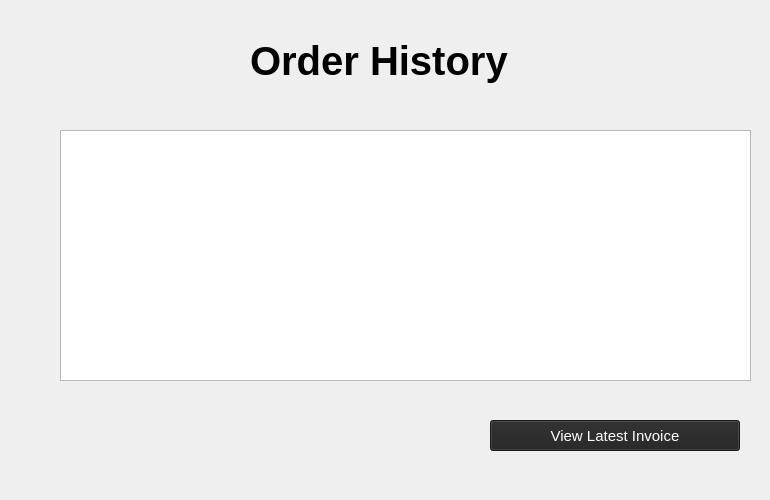
        <widget class="QWidget" name="page_3">
         <widget class="QWidget" name="OrderHistoryWidget" native="true">
          <property name="geometry">
           <rect>
            <x>50</x>
            <y>30</y>
            <width>711</width>
            <height>461</height>
           </rect>
          </property>
          <property name="styleSheet">
           <string notr="true"/>
          </property>
          <widget class="QLabel" name="label_2">
           <property name="geometry">
            <rect>
             <x>200</x>
             <y>0</y>
             <width>311</width>
             <height>61</height>
            </rect>
           </property>
           <property name="font">
            <font>
             <pointsize>30</pointsize>
             <weight>75</weight>
             <bold>true</bold>
            </font>
           </property>
           <property name="styleSheet">
            <string notr="true">background-color: transparent;
border: none;</string>
           </property>
           <property name="text">
            <string>Order History</string>
           </property>
          </widget>
          <widget class="QTableView" name="OrderHistoryView">
           <property name="geometry">
            <rect>
             <x>10</x>
             <y>100</y>
             <width>691</width>
             <height>251</height>
            </rect>
           </property>
           <property name="styleSheet">
            <string notr="true">
QTableView{
	background-color: rgb(238, 238, 236);
}

QHeaderView{
	background-color: rgb(255, 255, 255);
}

border: none;</string>
           </property>
          </widget>
          <widget class="QPushButton" name="BookButton_3">
           <property name="geometry">
            <rect>
             <x>440</x>
             <y>390</y>
             <width>250</width>
             <height>31</height>
            </rect>
           </property>
           <property name="minimumSize">
            <size>
             <width>250</width>
             <height>0</height>
            </size>
           </property>
           <property name="font">
            <font>
             <pointsize>11</pointsize>
            </font>
           </property>
           <property name="styleSheet">
            <string notr="true">background-color: rgba(35, 35, 35);
color: rgb(255, 255, 255);</string>
           </property>
           <property name="text">
            <string>View Latest Invoice</string>
           </property>
          </widget>
          <widget class="QLineEdit" name="InvoiceAmount">
           <property name="geometry">
            <rect>
             <x>550</x>
             <y>390</y>
             <width>113</width>
             <height>25</height>
            </rect>
           </property>
          </widget>
          <zorder>label_2</zorder>
          <zorder>OrderHistoryView</zorder>
          <zorder>InvoiceAmount</zorder>
          <zorder>BookButton_3</zorder>
         </widget>
        </widget>
